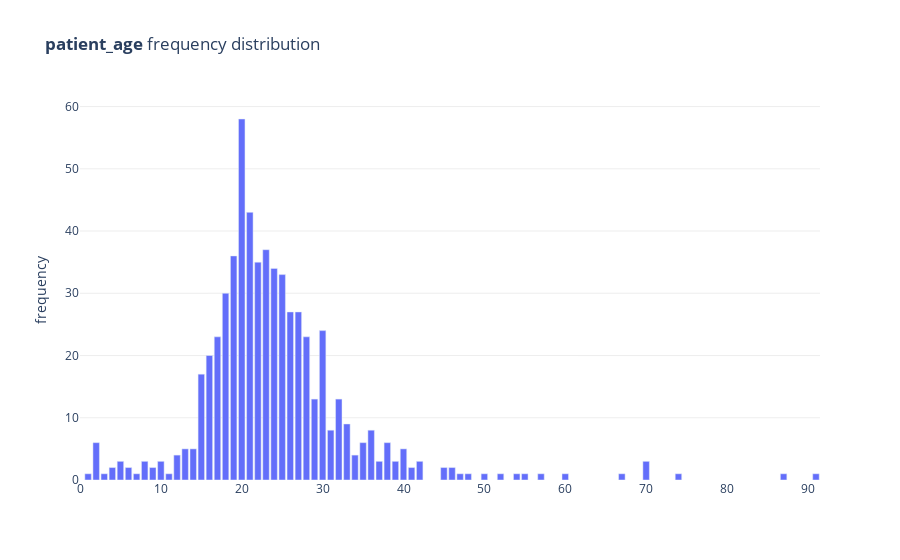

Write notebook code for a chart like this one.
### Markdown cell above
From testing in the above, we don't need to filter out out-of-range values here.

### Code cell
num_freq_plot(regexp_age_gender_2_extracts, 'patient_age')

### Figure 1 — Plotly figure (JSON) as saved in the notebook; plotly's stock layout.template omitted (floating-point values rounded to 4 significant figures)
{"data": [{"hovertemplate": "Value: %{x:,}<br>Frequency: %{y:,}<br><extra></extra>", "hovertext": [1, 2, 3, 4, 5, 6, 7, 8, 9, 10, 11, 12, 13, 14, 15, 16, 17, 18, 19, 20, 21, 22, 23, 24, 25, 26, 27, 28, 29, 30, 31, 32, 33, 34, 35, 36, 37, 38, 39, 40, 41, 42, 45, 46, 47, 48, 50, 52, 54, 55, 57, 60, 67, 70, 74, 87, 91], "type": "bar", "x": [1, 2, 3, 4, 5, 6, 7, 8, 9, 10, 11, 12, 13, 14, 15, 16, 17, 18, 19, 20, 21, 22, 23, 24, 25, 26, 27, 28, 29, 30, 31, 32, 33, 34, 35, 36, 37, 38, 39, 40, 41, 42, 45, 46, 47, 48, 50, 52, 54, 55, 57, 60, 67, 70, 74, 87, 91], "y": [1, 6, 1, 2, 3, 2, 1, 3, 2, 3, 1, 4, 5, 5, 17, 20, 23, 30, 36, 58, 43, 35, 37, 34, 33, 27, 27, 23, 13, 24, 8, 13, 9, 4, 6, 8, 3, 6, 3, 5, 2, 3, 2, 2, 1, 1, 1, 1, 1, 1, 1, 1, 1, 3, 1, 1, 1]}], "layout": {"autosize": true, "plot_bgcolor": "#fff", "showlegend": false, "title": {"text": "<b>patient_age</b> frequency distribution"}, "xaxis": {"autorange": true, "range": [0, 91.5], "rangemode": "tozero", "type": "linear"}, "yaxis": {"autorange": true, "gridcolor": "#eee", "range": [0, 61.05], "rangemode": "tozero", "title": {"text": "frequency"}, "type": "linear"}}}
